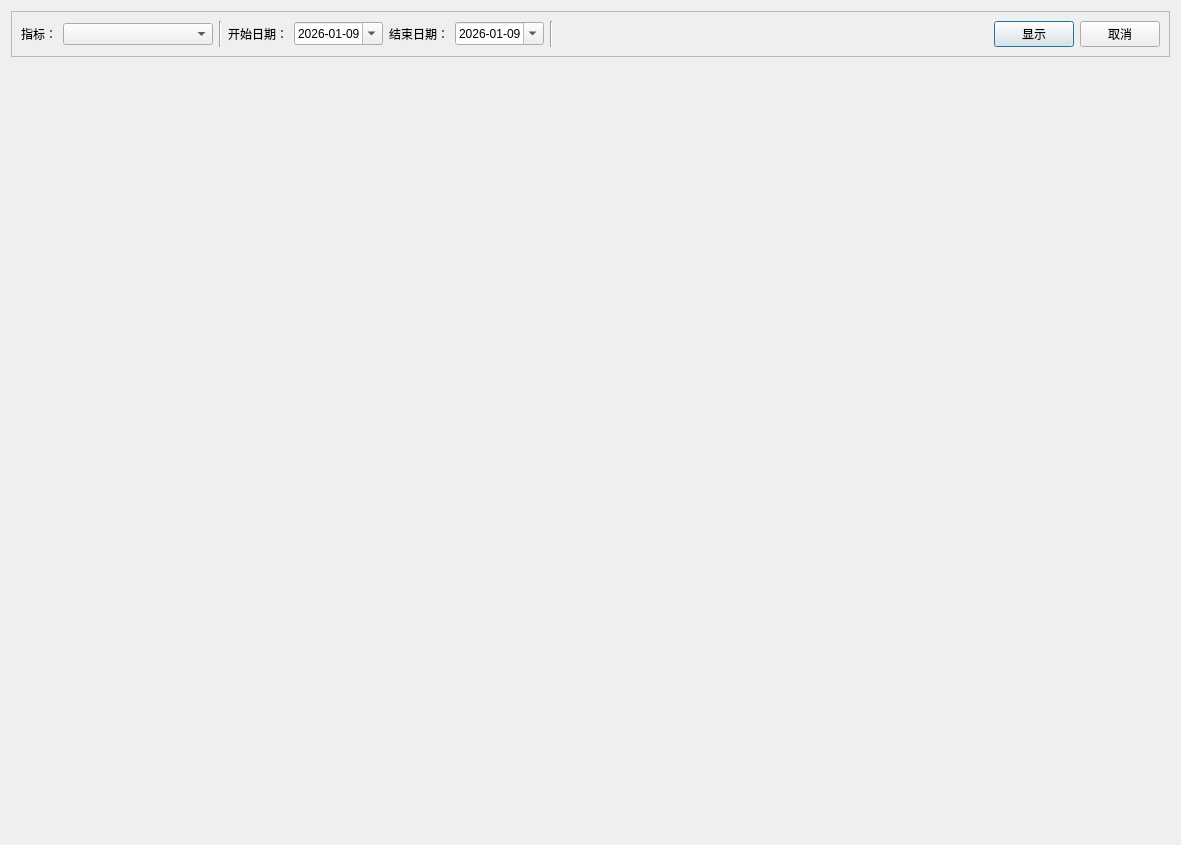
<?xml version="1.0" encoding="UTF-8"?>
<ui version="4.0">
 <class>AnalyzeIndexDialog</class>
 <widget class="QDialog" name="AnalyzeIndexDialog">
  <property name="geometry">
   <rect>
    <x>0</x>
    <y>0</y>
    <width>1181</width>
    <height>845</height>
   </rect>
  </property>
  <property name="windowTitle">
   <string>指数分析</string>
  </property>
  <layout class="QVBoxLayout" name="verticalLayout">
   <item>
    <widget class="QFrame" name="frame">
     <property name="frameShape">
      <enum>QFrame::Shape::StyledPanel</enum>
     </property>
     <property name="frameShadow">
      <enum>QFrame::Shadow::Raised</enum>
     </property>
     <layout class="QHBoxLayout" name="horizontalLayout">
      <item>
       <widget class="QLabel" name="label">
        <property name="text">
         <string>指标：</string>
        </property>
       </widget>
      </item>
      <item>
       <widget class="QComboBox" name="symbolComboBox">
        <property name="sizePolicy">
         <sizepolicy hsizetype="Fixed" vsizetype="Fixed">
          <horstretch>0</horstretch>
          <verstretch>0</verstretch>
         </sizepolicy>
        </property>
        <property name="minimumSize">
         <size>
          <width>150</width>
          <height>0</height>
         </size>
        </property>
        <property name="currentText">
         <string/>
        </property>
        <property name="currentIndex">
         <number>-1</number>
        </property>
       </widget>
      </item>
      <item>
       <widget class="Line" name="line">
        <property name="orientation">
         <enum>Qt::Orientation::Vertical</enum>
        </property>
       </widget>
      </item>
      <item>
       <widget class="QLabel" name="label_2">
        <property name="text">
         <string>开始日期：</string>
        </property>
       </widget>
      </item>
      <item>
       <widget class="QDateEdit" name="startDateEdit">
        <property name="maximumDateTime">
         <datetime>
          <hour>23</hour>
          <minute>59</minute>
          <second>59</second>
          <year>2050</year>
          <month>12</month>
          <day>31</day>
         </datetime>
        </property>
        <property name="minimumDateTime">
         <datetime>
          <hour>0</hour>
          <minute>0</minute>
          <second>0</second>
          <year>1999</year>
          <month>12</month>
          <day>31</day>
         </datetime>
        </property>
        <property name="displayFormat">
         <string>yyyy-MM-dd</string>
        </property>
        <property name="calendarPopup">
         <bool>true</bool>
        </property>
        <property name="date">
         <date>
          <year>2026</year>
          <month>1</month>
          <day>9</day>
         </date>
        </property>
       </widget>
      </item>
      <item>
       <widget class="QLabel" name="label_3">
        <property name="text">
         <string>结束日期：</string>
        </property>
       </widget>
      </item>
      <item>
       <widget class="QDateEdit" name="endDateEdit">
        <property name="maximumDateTime">
         <datetime>
          <hour>23</hour>
          <minute>59</minute>
          <second>59</second>
          <year>2050</year>
          <month>12</month>
          <day>31</day>
         </datetime>
        </property>
        <property name="minimumDateTime">
         <datetime>
          <hour>0</hour>
          <minute>0</minute>
          <second>0</second>
          <year>1999</year>
          <month>12</month>
          <day>30</day>
         </datetime>
        </property>
        <property name="displayFormat">
         <string>yyyy-MM-dd</string>
        </property>
        <property name="calendarPopup">
         <bool>true</bool>
        </property>
        <property name="date">
         <date>
          <year>2026</year>
          <month>1</month>
          <day>9</day>
         </date>
        </property>
       </widget>
      </item>
      <item>
       <widget class="Line" name="line_2">
        <property name="orientation">
         <enum>Qt::Orientation::Vertical</enum>
        </property>
       </widget>
      </item>
      <item>
       <spacer name="horizontalSpacer">
        <property name="orientation">
         <enum>Qt::Orientation::Horizontal</enum>
        </property>
        <property name="sizeHint" stdset="0">
         <size>
          <width>40</width>
          <height>20</height>
         </size>
        </property>
       </spacer>
      </item>
      <item>
       <widget class="QPushButton" name="showPushButton">
        <property name="text">
         <string>显示</string>
        </property>
       </widget>
      </item>
      <item>
       <widget class="QPushButton" name="cancelButton">
        <property name="text">
         <string>取消</string>
        </property>
       </widget>
      </item>
     </layout>
    </widget>
   </item>
   <item>
    <widget class="QWidget" name="dataWidget" native="true">
     <property name="sizePolicy">
      <sizepolicy hsizetype="Preferred" vsizetype="Expanding">
       <horstretch>0</horstretch>
       <verstretch>0</verstretch>
      </sizepolicy>
     </property>
    </widget>
   </item>
  </layout>
 </widget>
 <resources/>
 <connections>
  <connection>
   <sender>cancelButton</sender>
   <signal>clicked()</signal>
   <receiver>AnalyzeIndexDialog</receiver>
   <slot>reject()</slot>
   <hints>
    <hint type="sourcelabel">
     <x>1160</x>
     <y>45</y>
    </hint>
    <hint type="destinationlabel">
     <x>1047</x>
     <y>383</y>
    </hint>
   </hints>
  </connection>
  <connection>
   <sender>showPushButton</sender>
   <signal>clicked()</signal>
   <receiver>AnalyzeIndexDialog</receiver>
   <slot>onShowPushButtonClicked()</slot>
   <hints>
    <hint type="sourcelabel">
     <x>1031</x>
     <y>29</y>
    </hint>
    <hint type="destinationlabel">
     <x>1391</x>
     <y>783</y>
    </hint>
   </hints>
  </connection>
 </connections>
 <slots>
  <slot>onShowPushButtonClicked()</slot>
 </slots>
</ui>
